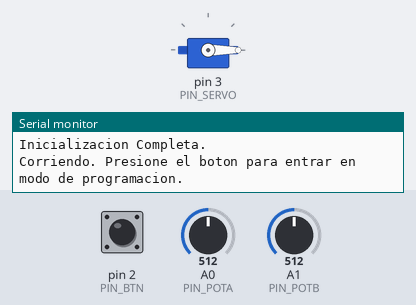
The sketch below on a simulated Arduino Uno, built with avr-gcc and run on an emulated ATmega328P. Parts: servo, the last lines printed to the serial monitor. The inputs (shaded band) are chosen by the test bench; at power-on: pin 2 (PIN_BTN) HIGH, A0 (PIN_POTA) = 512, A1 (PIN_POTB) = 512.

Above: at 1.3 s.
1.4 s: pin 2 (PIN_BTN) pulled LOW for 0.15 s
At 2.6 s:
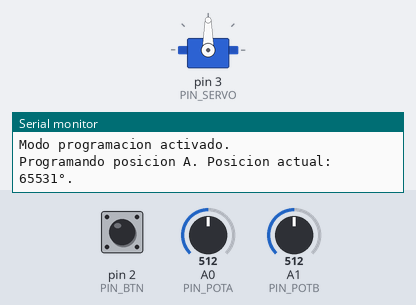
3.0 s: A0 (PIN_POTA) set to 716
At 3.7 s:
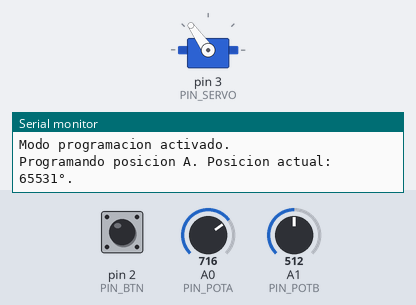
4.5 s: A0 (PIN_POTA) set to 900
At 4.9 s:
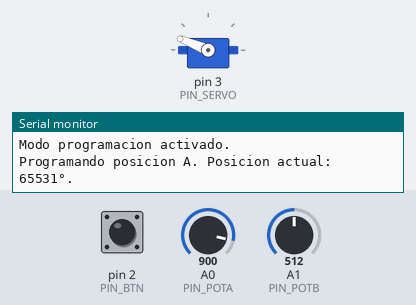
6.0 s: A0 (PIN_POTA) set to 1023
At 7.2 s:
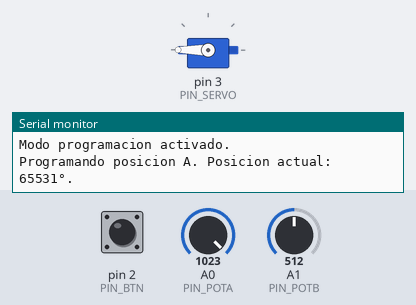
7.5 s: A0 (PIN_POTA) set to 306
At 8.3 s:
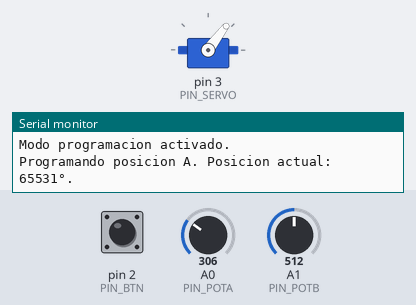
9.0 s: pin 2 (PIN_BTN) pulled LOW for 1 s
At 10.3 s:
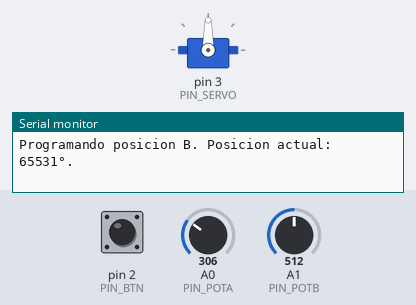
Timing chart, 0 to 12.0 s (numbered marks = the images above; inputs shaded):
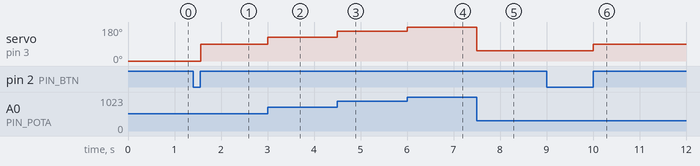

Measured:
- after the input at 1.4 s, servo on pin 3 (PIN_SERVO): 0° → 90° after 0.17 s
- after the input at 3.0 s, servo on pin 3 (PIN_SERVO): 90° → 125° at once
- after the input at 4.5 s, servo on pin 3 (PIN_SERVO): 125° → 158° at once
- after the input at 6.0 s, servo on pin 3 (PIN_SERVO): 158° → 180° at once
- after the input at 7.5 s, servo on pin 3 (PIN_SERVO): 180° → 53° at once
- after the input at 9.0 s, servo on pin 3 (PIN_SERVO): 53° → 90° after 1.0 s

The sketch:

ServoPusherArduino.ino
```cpp
#include <Servo.h>
#define PIN_SERVO 3
#define PIN_POTA A0
#define PIN_POTB A1
#define PIN_POT_TIME A2
#define PIN_BTN 2

#define MIN_US 500
#define MAX_US 2400
#define MAX_TIME 6000

enum {RUN, BUTTON, PROGRAM_A, PROGRAM_B, PROGRAM_T};

Servo servo;
unsigned int posA;
unsigned int posB;
unsigned long changeTime;

void setup() {
  Serial.begin(9600);
  Serial.println("Encendiendo...");

  pinMode(PIN_POTA, INPUT);
  posA = map2(analogRead(PIN_POTA), 0, 1023, 0, 180);
  Serial.print("Posicion A obtenida: "); Serial.print(posA); Serial.println("°.");

  pinMode(PIN_POTB, INPUT);
  posB = map2(analogRead(PIN_POTB), 0, 1023, 0, 180);
  Serial.print("Posicion B obtenida: "); Serial.print(posB); Serial.println("°.");

  pinMode(PIN_POT_TIME, INPUT);
  changeTime = map2(analogRead(PIN_POT_TIME), 0, 1023, 0, MAX_TIME);
  Serial.print("Tiempo de cambio obtenido: "); Serial.print(((double)changeTime) / 1000, 2); Serial.println(" segundos.");

  servo.attach(PIN_SERVO, MIN_US, MAX_US);
  servo.write(posA);
  Serial.println("Servo configurado.");

  pinMode(PIN_BTN, INPUT_PULLUP);
  Serial.println("Inicializacion Completa.");
}

void loop() {
  static unsigned int estado = RUN;
  static unsigned long next = 0;
  static boolean servoStatus = 0;
  static boolean newStatus = 1;
  static unsigned int reading;
  switch(estado){
    case RUN:
      if(!digitalRead(PIN_BTN)){
        estado = BUTTON;
        newStatus = 1;
        break;
      }

      if(millis() >= next){
        next = millis() + changeTime;
        servo.write(servoStatus ? posA : posB);
        servoStatus = !servoStatus;
      }

      if(newStatus){
        newStatus = 0;
        Serial.println("Corriendo. Presione el boton para entrar en modo de programacion.");
      }
      break;

    case BUTTON:
      if(digitalRead(PIN_BTN)){
        estado = PROGRAM_A;
        newStatus = 1;
        break;
      }

      if(millis() >= next){
        next = millis() + changeTime;
        servo.write(servoStatus ? posA : posB);
        servoStatus = !servoStatus;
      }

      if(newStatus){
        newStatus = 0;
        Serial.println("Entrando en modo de programacion...");
      }
      break;

    case PROGRAM_A:
      if(newStatus){
        newStatus = 0;
        Serial.println("Modo programacion activado.");
        Serial.print("Programando posicion A. Posicion actual: ");
        Serial.print(posA);
        Serial.println("°.");
      }

      reading = map(analogRead(PIN_POTA), 0, 1023, 0, 180);
      servo.write(reading);

      if(!digitalRead(PIN_BTN)){
        posA = reading;
        Serial.print("Posicion seleccionada: ");
        Serial.print(posA);
        Serial.print("°. Guardando...");
        while(!digitalRead(PIN_BTN));
        Serial.println("Guardado");
        estado = PROGRAM_B;
        newStatus = 1;
      }
      break;

    case PROGRAM_B:
      if(newStatus){
        newStatus = 0;
        Serial.print("Programando posicion B. Posicion actual: ");
        Serial.print(posB);
        Serial.println("°.");
      }

      reading = map(analogRead(PIN_POTB), 0, 1023, 0, 180);
      servo.write(reading);

      if(!digitalRead(PIN_BTN)){
        posB = reading;
        Serial.print("Posicion seleccionada: ");
        Serial.print(posB);
        Serial.print("°. Guardando...");
        while(!digitalRead(PIN_BTN));
        Serial.println("Guardado");
        estado = PROGRAM_T;
        newStatus = 1;
      }
      break;

    case PROGRAM_T:
      if(newStatus){
        newStatus = 0;
        Serial.print("Programando tiempo de cambio. Tiempo actual: ");
        Serial.print((double)changeTime / 6000, 2);
        Serial.println(" segundos.");
      }

      if(!digitalRead(PIN_BTN)){
        changeTime = map(analogRead(PIN_POT_TIME), 0, 1023, 0, MAX_TIME);
        Serial.print("Tiempo seleccionado: ");
        Serial.print((double)changeTime / 6000, 2);
        Serial.print(" segundos. Guardando...");
        while(!digitalRead(PIN_BTN));
        Serial.println("Guardado");
        estado = RUN;
        newStatus = 1;
      }
      break;
  }
}

inline int map2(int value, int minIn, int maxIn, int minOut, int maxOut){
    return (((((value - minIn) * (maxOut - minOut) * 2) / (maxIn - minIn) + 1) / 2) + minOut);
}
```
